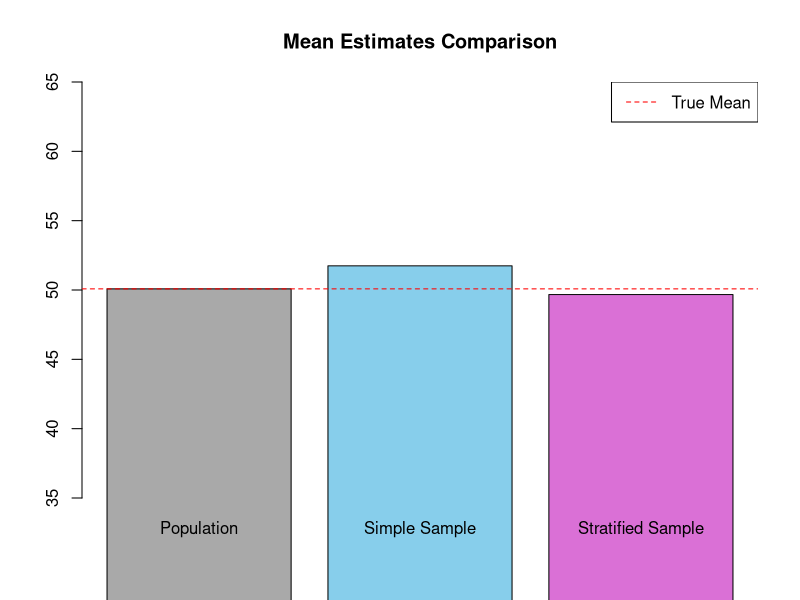

Generate this figure with R:
# R Code: Comparing Stratified vs Simple Sampling + FPC Impact

set.seed(123)

# ----------- Setup ----------- #
# Create synthetic population
N <- 1000
pop1 <- rnorm(500, mean = 40, sd = 5)  # Stratum 1
pop2 <- rnorm(500, mean = 60, sd = 5)  # Stratum 2
population <- c(pop1, pop2)

# Population true mean
pop_mean <- mean(population)

# ----------- 1. Simple Random Sampling ----------- #
n_srs <- 100
srs_sample <- sample(population, n_srs, replace = FALSE)
srs_mean <- mean(srs_sample)
srs_var <- var(srs_sample)
srs_se <- sqrt(srs_var / n_srs * (N - n_srs) / N)  # With FPC

# ----------- 2. Stratified Sampling ----------- #
n1 <- 50; n2 <- 50
sample1 <- sample(pop1, n1)
sample2 <- sample(pop2, n2)

W1 <- length(pop1) / N
W2 <- length(pop2) / N

strat_mean <- W1 * mean(sample1) + W2 * mean(sample2)
strat_se <- sqrt((W1^2 * var(sample1) / n1 + W2^2 * var(sample2) / n2) * (N - n1 - n2) / N)

# ----------- Comparison Plot ----------- #
barplot(height = c(pop_mean, srs_mean, strat_mean),
        names.arg = c("Population", "Simple Sample", "Stratified Sample"),
        col = c("darkgrey", "skyblue", "orchid"),
        main = "Mean Estimates Comparison",
        ylim = c(35, 65))
abline(h = pop_mean, col = "red", lty = 2)

legend("topright", legend = c("True Mean"), col = "red", lty = 2)

# ----------- 3. FPC Comparison Scenarios ----------- #

fpc_comparison <- function(N, n) {
  cat("N =", N, ", n =", n, "\n")
  samp <- sample(population, n)
  var_est <- var(samp)
  se_no_fpc <- sqrt(var_est / n)
  se_with_fpc <- sqrt(var_est / n * (N - n) / N)
  cat("SE without FPC:", round(se_no_fpc, 4), "\n")
  cat("SE with FPC   :", round(se_with_fpc, 4), "\n\n")
}

cat("\n# --- FPC Comparison Scenarios ---\n")
fpc_comparison(N = 200, n = 100)   # Small pop, large sample
fpc_comparison(N = 10000, n = 100) # Large pop, small sample
fpc_comparison(N = 1000, n = 800)  # Small pop, large sample
fpc_comparison(N = 10000, n = 800) # Large pop, large sample
